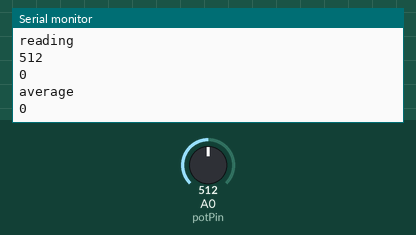
Simulated run of this sketch. Board: Arduino Uno, built with avr-gcc and run on an emulated ATmega328P. On the bench: the last lines printed to the serial monitor. Inputs (shaded band) come from the test bench; at power-on: A0 (potPin) = 512.

Above: at 1.3 s.
1.4 s: A0 (potPin) set to 490
At 1.82 s:
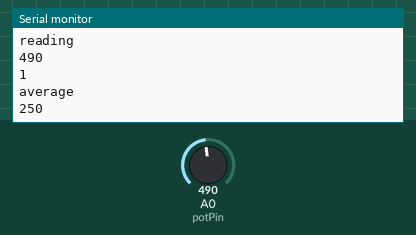
2.9 s: A0 (potPin) set to 510
At 3.32 s:
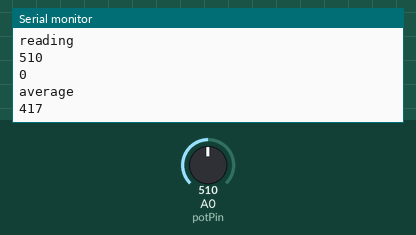
Timing chart, 0 to 5.9 s (numbered marks = the images above; inputs shaded):
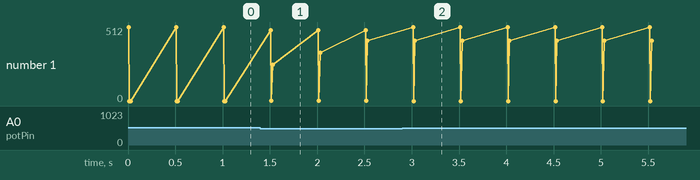

Measured:
- after the input at 1.4 s, the serial monitor: prints a new line after 0.11 s (image 1)
- after the input at 2.9 s, the serial monitor: prints a new line after 0.11 s (image 2)
- plotted number 1: 0 → 417 after the input at 1.4 s

The sketch:

datastore.ino
```cpp
// sets the input pin
int potPin = 0;

//variable for time between events
volatile unsigned long elapsedTimeInMicroseconds = 0;
static unsigned long previousTimeInMicroseconds = 0;

//variables to store the time intervals
// value to determine the size of the readings array.
const int numReadings = 6;
int readingArray[numReadings];  // holds the readings
int readIndex = 0;              // the index of the current reading
int total = 0;                  // the running total
int average = 0;                // the average

int delayTime = 500;


void setup()
{
  Serial.begin(9600);
}

void loop()
{
  int reading  = analogRead(potPin);
  Serial.println("reading");
  Serial.println(reading);

  // if the reading is in a range do something
  if (reading > 400 && reading < 500)
  {
    // print a 1
    Serial.println(1);

    //figure out how long it has been since the last one
    unsigned long time = micros();
    elapsedTimeInMicroseconds = time - previousTimeInMicroseconds;
    previousTimeInMicroseconds = time;

    //add this amount of time to the array if it is probably
    //a live reading
    //lower bound is essentially if it is pinging one after the other
    //upper bound is about two seconds
    if (elapsedTimeInMicroseconds > ((delayTime * 1000) + 100000) && elapsedTimeInMicroseconds < 2000000)
    {
      // this value is the running total. First subtract the value you are
      // about to remove
      total = total - readingArray[readIndex];
      //replace the value with a new reading
      readingArray[readIndex] =  (elapsedTimeInMicroseconds / 1000);
      //add the new reading with what is left of the total
      total = total + readingArray[readIndex];
      // move to the next position in the array
      readIndex = readIndex + 1;

      //if it turns out you are at the end of the array
      if (readIndex >= numReadings) {
        // . . . start over
        readIndex = 0;
      }

    }
  }

  // if the reading is not in the interesting range, just carry on

  else
  {
    // print a 0
    Serial.println(0);
  }

  //calculate the average of the readingArray
  //regardless of if there was a useful reading this time around
  average = total / numReadings;

  Serial.println("average");
  Serial.println(average);
  Serial.println();

  // delay half a second
  delay(delayTime);
}
```
